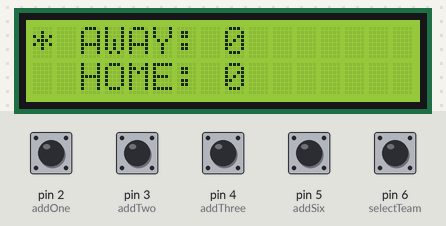
A sketch run on a simulated Arduino Uno, built with avr-gcc and run on an emulated ATmega328P. Shown: 16×2 character LCD. The test bench sets the inputs (shaded band); at power-on: pin 2 (addOne), pin 3 (addTwo), pin 4 (addThree), pin 5 (addSix), pin 6 (selectTeam) HIGH.

Above: at 1.2 s.
1.3 s: pin 6 (selectTeam) pulled LOW for 1 s
At 1.67 s:
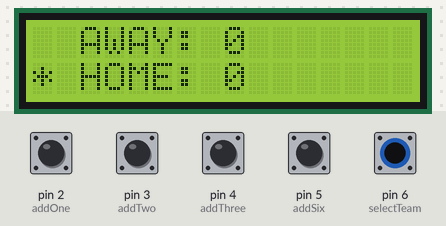
3.8 s: pin 2 (addOne) pulled LOW for 0.15 s
At 4.4 s:
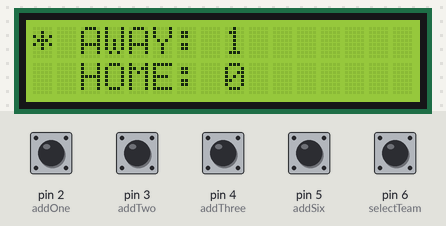
5.5 s: pin 3 (addTwo) pulled LOW for 0.15 s
At 6.9 s:
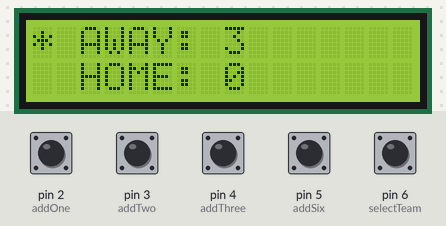
7.2 s: pin 4 (addThree) pulled LOW for 0.15 s
At 8.2 s:
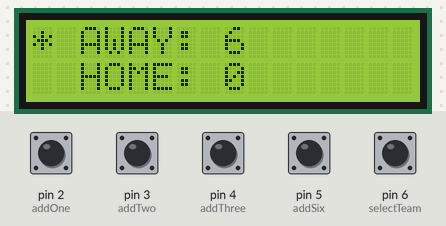
8.9 s: pin 5 (addSix) pulled LOW for 0.15 s
At 9.5 s:
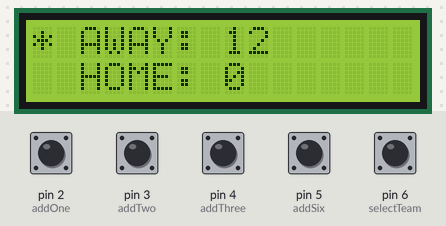
10.6 s: pin 2 (addOne) pulled LOW for 1 s
At 12.1 s:
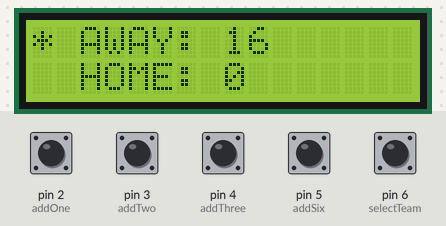
Timing chart, 0 to 13.6 s (numbered marks = the images above; inputs shaded):
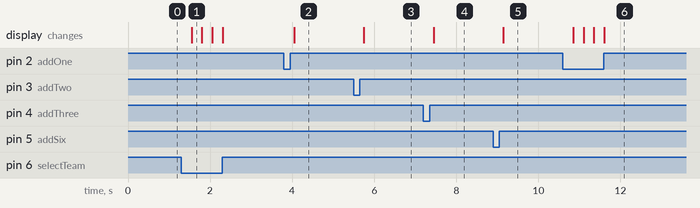

Measured:
- after the input at 1.3 s, the display: changes after 0.25 s (image 1)
- after the input at 3.8 s, the display: changes after 0.25 s (image 2)
- after the input at 5.5 s, the display: changes after 0.25 s (image 3)
- after the input at 7.2 s, the display: changes after 0.25 s (image 4)
- after the input at 8.9 s, the display: changes after 0.25 s (image 5)
- after the input at 10.6 s, the display: first changes after 0.25 s (image 6 shows a later state)

The sketch:

Button.ino
```cpp
// Michael duBois
// 2019.12.26
#include <LiquidCrystal.h>

// Setup Button Pins
int addOne = 2;
int addTwo = 3;
int addThree = 4;
int addSix = 5;
int selectTeam = 6;

// Setup teamSelect
bool teamSelect = false;

// Score Setup
int awayScore = 0;
int homeScore = 0;

// Setup LCD wiht Pins on Uno
LiquidCrystal lcd(7, 8, 9, 10, 11, 12);

// Setup Pin Types
void setup() {
  lcd.begin(16, 2);
  pinMode(addOne, INPUT_PULLUP);
  pinMode(addTwo, INPUT_PULLUP);
  pinMode(addThree, INPUT_PULLUP);
  pinMode(addSix, INPUT_PULLUP);
  pinMode(selectTeam, INPUT_PULLUP);

  // Setup Away Team
  lcd.setCursor(2, 0);
  lcd.print("AWAY: ");

  // Setup Home Team
  lcd.setCursor(2, 1);
  lcd.print("HOME: ");
}

void loop() {
  // Away Score Display
  lcd.setCursor(8, 0);
  lcd.print((int)awayScore);

  // Home Score Display
  lcd.setCursor(8, 1);
  lcd.print((int)homeScore);

  // Team Selection
  if (digitalRead(selectTeam) == LOW) {
    teamSelect = !teamSelect;
    triggerDelay();
  }

  // Team Display Adjustments
  switch (teamSelect) {
    // Away Team
    case false:
      lcd.setCursor(0, 0);
      lcd.print("*");
      lcd.setCursor(0, 1);
      lcd.print(" ");
      if (digitalRead(addOne) == LOW) {
        awayScore += 1;
        triggerDelay();
      }
      if (digitalRead(addTwo) == LOW) {
        awayScore += 2;
        triggerDelay();
      }
      if (digitalRead(addThree) == LOW) {
        awayScore += 3;
        triggerDelay();
      }
      if (digitalRead(addSix) == LOW) {
        awayScore += 6;
        triggerDelay();
      }
      break;

    // Home Team
    case true:
      lcd.setCursor(0, 0);
      lcd.print(" ");
      lcd.setCursor(0, 1);
      lcd.print("*");
      if (digitalRead(addOne) == LOW) {
        homeScore += 1;
        triggerDelay();
      }
      if (digitalRead(addTwo) == LOW) {
        homeScore += 2;
        triggerDelay();
      }
      if (digitalRead(addThree) == LOW) {
        homeScore += 3;
        triggerDelay();
      }
      if (digitalRead(addSix) == LOW) {
        homeScore += 6;
        triggerDelay();
      }
      break;
  }
}

void triggerDelay() {
  delay(250);
}
```
